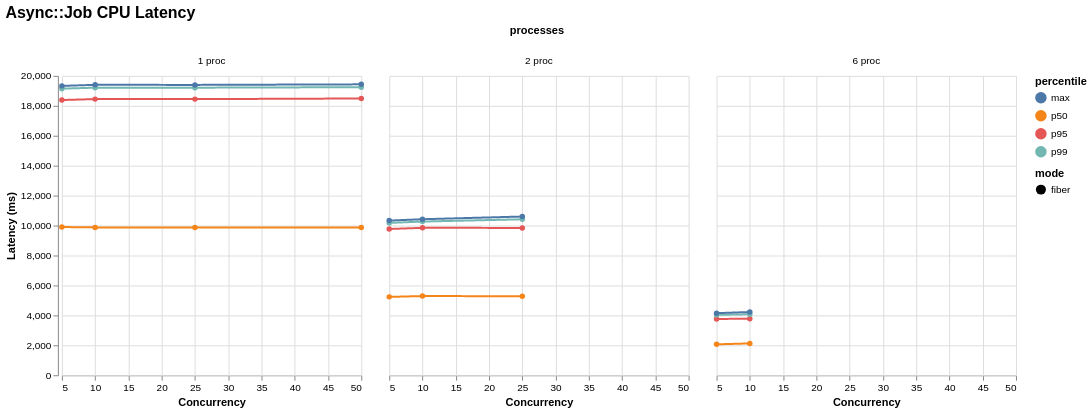

Source (Vega-Lite JSON):
### Vega-Lite specification from a JSON file in a GitHub repository (floating-point values rounded to 4 significant figures)
{"$schema": "https://vega.github.io/schema/vega-lite/v6.json", "title": "Async::Job CPU Latency", "data": {"values": [{"mode": "fiber", "concurrency": 5, "processes": "1 proc", "percentile": "p50", "value": 9901.0}, {"mode": "fiber", "concurrency": 5, "processes": "1 proc", "percentile": "p95", "value": 18390.0}, {"mode": "fiber", "concurrency": 5, "processes": "1 proc", "percentile": "p99", "value": 19140.0}, {"mode": "fiber", "concurrency": 5, "processes": "1 proc", "percentile": "max", "value": 19330.0}, {"mode": "fiber", "concurrency": 10, "processes": "1 proc", "percentile": "p50", "value": 9877.0}, {"mode": "fiber", "concurrency": 10, "processes": "1 proc", "percentile": "p95", "value": 18450.0}, {"mode": "fiber", "concurrency": 10, "processes": "1 proc", "percentile": "p99", "value": 19210.0}, {"mode": "fiber", "concurrency": 10, "processes": "1 proc", "percentile": "max", "value": 19400.0}, {"mode": "fiber", "concurrency": 25, "processes": "1 proc", "percentile": "p50", "value": 9869.0}, {"mode": "fiber", "concurrency": 25, "processes": "1 proc", "percentile": "p95", "value": 18450.0}, {"mode": "fiber", "concurrency": 25, "processes": "1 proc", "percentile": "p99", "value": 19210.0}, {"mode": "fiber", "concurrency": 25, "processes": "1 proc", "percentile": "max", "value": 19400.0}, {"mode": "fiber", "concurrency": 50, "processes": "1 proc", "percentile": "p50", "value": 9872.0}, {"mode": "fiber", "concurrency": 50, "processes": "1 proc", "percentile": "p95", "value": 18490.0}, {"mode": "fiber", "concurrency": 50, "processes": "1 proc", "percentile": "p99", "value": 19240.0}, {"mode": "fiber", "concurrency": 50, "processes": "1 proc", "percentile": "max", "value": 19430.0}, {"mode": "fiber", "concurrency": 5, "processes": "2 proc", "percentile": "p50", "value": 5235.0}, {"mode": "fiber", "concurrency": 5, "processes": "2 proc", "percentile": "p95", "value": 9769.0}, {"mode": "fiber", "concurrency": 5, "processes": "2 proc", "percentile": "p99", "value": 10180.0}, {"mode": "fiber", "concurrency": 5, "processes": "2 proc", "percentile": "max", "value": 10330.0}, {"mode": "fiber", "concurrency": 10, "processes": "2 proc", "percentile": "p50", "value": 5289.0}, {"mode": "fiber", "concurrency": 10, "processes": "2 proc", "percentile": "p95", "value": 9848.0}, {"mode": "fiber", "concurrency": 10, "processes": "2 proc", "percentile": "p99", "value": 10270.0}, {"mode": "fiber", "concurrency": 10, "processes": "2 proc", "percentile": "max", "value": 10420.0}, {"mode": "fiber", "concurrency": 25, "processes": "2 proc", "percentile": "p50", "value": 5280.0}, {"mode": "fiber", "concurrency": 25, "processes": "2 proc", "percentile": "p95", "value": 9843.0}, {"mode": "fiber", "concurrency": 25, "processes": "2 proc", "percentile": "p99", "value": 10420.0}, {"mode": "fiber", "concurrency": 25, "processes": "2 proc", "percentile": "max", "value": 10600.0}, {"mode": "fiber", "concurrency": 5, "processes": "6 proc", "percentile": "p50", "value": 2066.0}, {"mode": "fiber", "concurrency": 5, "processes": "6 proc", "percentile": "p95", "value": 3759.0}, {"mode": "fiber", "concurrency": 5, "processes": "6 proc", "percentile": "p99", "value": 4032.0}, {"mode": "fiber", "concurrency": 5, "processes": "6 proc", "percentile": "max", "value": 4148.0}, {"mode": "fiber", "concurrency": 10, "processes": "6 proc", "percentile": "p50", "value": 2127.0}, {"mode": "fiber", "concurrency": 10, "processes": "6 proc", "percentile": "p95", "value": 3778.0}, {"mode": "fiber", "concurrency": 10, "processes": "6 proc", "percentile": "p99", "value": 4075.0}, {"mode": "fiber", "concurrency": 10, "processes": "6 proc", "percentile": "max", "value": 4224.0}]}, "mark": {"type": "line", "point": true, "tooltip": true}, "encoding": {"x": {"field": "concurrency", "type": "quantitative", "title": "Concurrency"}, "y": {"field": "value", "type": "quantitative", "title": "Latency (ms)"}, "color": {"field": "percentile", "type": "nominal"}, "tooltip": [{"field": "mode", "type": "nominal"}, {"field": "concurrency", "type": "nominal"}, {"field": "processes", "type": "nominal"}, {"field": "metric", "type": "nominal"}, {"field": "percentile", "type": "nominal"}, {"field": "value", "type": "quantitative"}], "strokeDash": {"field": "mode", "type": "nominal"}, "column": {"field": "processes", "type": "nominal"}}, "config": {"background": "white", "axis": {"labelFont": "Arial", "titleFont": "Arial", "grid": true}, "legend": {"labelFont": "Arial", "titleFont": "Arial"}, "title": {"font": "Arial", "fontSize": 16, "anchor": "start"}, "view": {"stroke": null}}}
